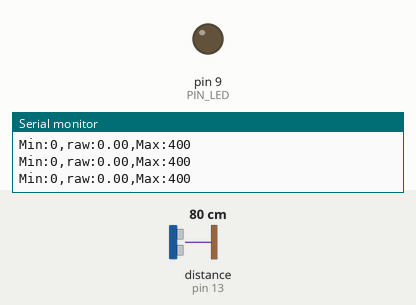
Recording of a sketch running on a simulated Arduino Uno, built with avr-gcc and run on an emulated ATmega328P. Shown: output pins drawn as LEDs (lit = HIGH), the last lines printed to the serial monitor. Wiring (inferred from the names in the program): ultrasonic range finder: trigger pin 12; echo pin 13. The inputs (shaded band) are chosen by the test bench; at power-on: distance to the obstacle (sensor on pin 13) 80 cm. The echo pulse lasts 58.3 µs per cm; pins used as bus, display or sensor lines are not drawn.

Above: at 1.2 s.
1.3 s: distance to the obstacle (sensor on pin 13) set to 33 cm
2.8 s: distance to the obstacle (sensor on pin 13) set to 28 cm
At 3.5 s:
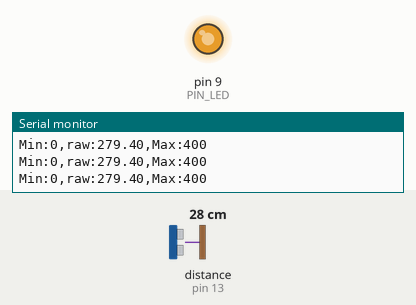
4.3 s: distance to the obstacle (sensor on pin 13) set to 18 cm
At 4.6 s:
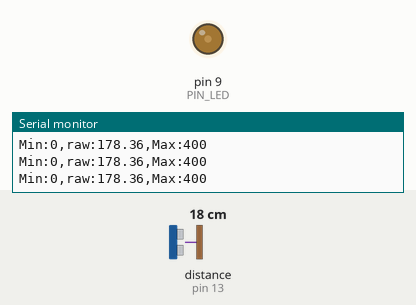
Timing chart, 0 to 7.3 s (numbered marks = the images above; inputs shaded):
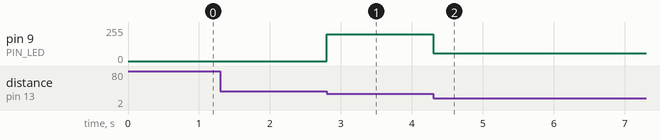

The sketch:

08_example_2.ino
```cpp
// Arduino pin assignment
#define PIN_LED 9
#define PIN_TRIG 12
#define PIN_ECHO 13

// configurable parameters
#define SND_VEL 346.0 // sound velocity at 24 celsius degree (unit: m/s)
#define INTERVAL 25 // sampling interval (unit: ms)
#define _DIST_MIN 100 // minimum distance to be measured (unit: mm)
#define _DIST_MAX 300 // maximum distance to be measured (unit: mm)

// global variables
float timeout; // unit: us
float dist_min, dist_max, dist_raw; // unit: mm
unsigned long last_sampling_time; // unit: ms
float scale; // used for pulse duration to distance conversion
int bright;

void setup() {
// initialize GPIO pins
  pinMode(PIN_LED,OUTPUT);
  pinMode(PIN_TRIG,OUTPUT);
  digitalWrite(PIN_TRIG, LOW);
  pinMode(PIN_ECHO,INPUT);

// initialize USS related variables
  dist_min = _DIST_MIN;
  dist_max = _DIST_MAX;
  timeout = (INTERVAL / 2) * 1000.0; // precalculate pulseIn() timeout value. (unit: us)
  dist_raw = 0.0; // raw distance output from USS (unit: mm)
  scale = 0.001 * 0.5 * SND_VEL;
  bright = 0;

// initialize serial port
  Serial.begin(57600);

// initialize last sampling time
  last_sampling_time = 0;
}

void loop() {
// wait until next sampling time.
// millis() returns the number of milliseconds since the program started. Will overflow after 50 days.
  if(millis() < last_sampling_time + INTERVAL) return;

// get a distance reading from the USS
  dist_raw = USS_measure(PIN_TRIG,PIN_ECHO, dist_raw);

// output the read value to the serial port
  Serial.print("Min:0,");
  Serial.print("raw:");
  Serial.print(dist_raw);
  Serial.print(",");
  Serial.println("Max:400");

// turn on the LED if the distance is between dist_min and dist_max

  if(dist_min < dist_raw && dist_raw <= 200) {
    bright = dist_raw - 100;
    bright = 255 - bright * 255 / 100;
    analogWrite(PIN_LED, bright);
  } else if (200 < dist_raw & dist_raw <= dist_max) {
    bright = dist_raw - 200;
    bright = bright * 255 / 100;
    analogWrite(PIN_LED, bright);
  }

// update last sampling time
  last_sampling_time += INTERVAL;
}

// get a distance reading from USS. return value is in millimeter.
float USS_measure(int TRIG, int ECHO, int dist_raw)
{
  float reading;
  digitalWrite(TRIG, HIGH);
  delayMicroseconds(10);
  digitalWrite(TRIG, LOW);
  reading = pulseIn(ECHO, HIGH, timeout) * scale; // unit: mm
  if(reading < dist_min || reading > dist_max) reading = dist_raw; // return 0 when out of range.
  return reading;
  // Pulse duration to distance conversion example (target distance = 17.3m)
  // - round trip distance: 34.6m
  // - expected pulse duration: 0.1 sec, or 100,000us
  // - pulseIn(ECHO, HIGH, timeout) * 0.001 * 0.5 * SND_VEL
  //           = 100,000 micro*sec * 0.001 milli/micro * 0.5 * 346 meter/sec
  //           = 100,000 * 0.001 * 0.5 * 346 * micro * sec * milli * meter
  //                                           ----------------------------
  //                                           micro * sec
  //           = 100 * 173 milli*meter = 17,300 mm = 17.3m
  // pulseIn() returns microseconds.
}
```

Measured:
- the behaviour switches between 31 and 30 cm on distance to the obstacle (sensor on pin 13) (found by bisection; images 0 and 1)
- after the input at 2.8 s, pin 9 (PIN_LED): 0/255 → 201/255 at once
- after the input at 4.3 s, pin 9 (PIN_LED): 201/255 → 57/255 at once
